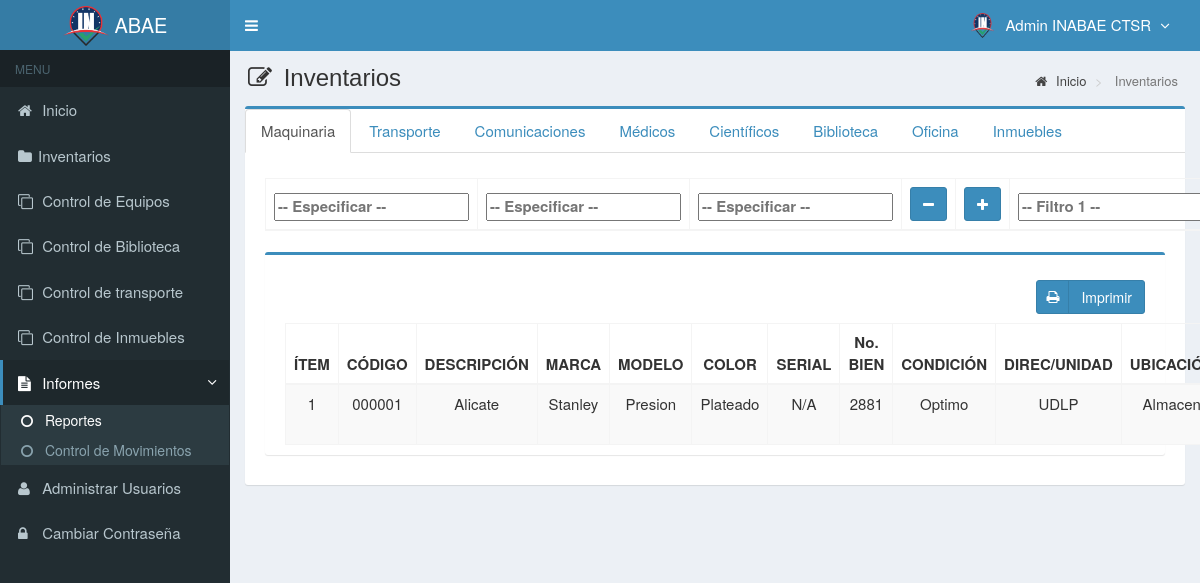
Page /main.php?module=stock_inventory (signed in) on the committed database.
### tables this page shows
CREATE TABLE `usuarios` (
  `id_user` int(3) NOT NULL,
  `username` varchar(50) NOT NULL,
  `name_user` varchar(50) NOT NULL,
  `cedula_user` int(20) NOT NULL,
  `password` varchar(50) NOT NULL,
  `email` varchar(50) DEFAULT NULL,
  `telefono` varchar(13) DEFAULT NULL,
  `foto` varchar(100) DEFAULT NULL,
  `permisos_acceso` varchar(30) NOT NULL,
  `status` enum('activo','bloqueado') NOT NULL DEFAULT 'activo',
  `created_at` timestamp NOT NULL DEFAULT CURRENT_TIMESTAMP,
  `updated_at` timestamp NOT NULL DEFAULT CURRENT_TIMESTAMP ON UPDATE CURRENT_TIMESTAMP,
  `sede` varchar(30) DEFAULT NULL
);

CREATE TABLE `inventario` (
  `categoria` varchar(300) NOT NULL,
  `codigo` varchar(10) NOT NULL,
  `serial` varchar(20) NOT NULL,
  `nombre` varchar(300) NOT NULL DEFAULT 'N/A',
  `marca` varchar(300) NOT NULL,
  `modelo` varchar(300) NOT NULL,
  `cantidad` int(10) NOT NULL DEFAULT '0',
  `clasificacion` varchar(300) NOT NULL DEFAULT 'N/A',
  `sede` varchar(300) NOT NULL,
  `pertenece` varchar(300) NOT NULL,
  `cedula` varchar(10) NOT NULL,
  `bienesN` varchar(20) NOT NULL,
  `color` varchar(10) NOT NULL,
  `descripcion` varchar(300) NOT NULL,
  `condicion` varchar(300) NOT NULL,
  `ubicacion` varchar(300) NOT NULL,
  `precio_compra` int(11) NOT NULL DEFAULT '0',
  `precio_venta` int(11) NOT NULL DEFAULT '0',
  `unidad` varchar(20) NOT NULL,
  `stock` int(11) NOT NULL DEFAULT '0',
  `estado` enum('chequeado','nochequeado') NOT NULL DEFAULT 'nochequeado',
  `created_user` int(3) NOT NULL,
  `created_date` timestamp NOT NULL DEFAULT CURRENT_TIMESTAMP,
  `updated_user` int(3) DEFAULT NULL,
  `updated_date` datetime NOT NULL DEFAULT CURRENT_TIMESTAMP,
  `tipo` varchar(300) DEFAULT NULL,
  `responsable` varchar(300) DEFAULT NULL,
  `uso` varchar(20) DEFAULT NULL,
  `detalles` varchar(300) NOT NULL DEFAULT 'N/A',
  `foto` varchar(100) DEFAULT NULL
);

### modules/stock_inventory/view2.php (the view, shortened to what this page needs)
<section class="content-header">
  <h1>
    <i class="fa fa-edit icon-title"></i> Inventarios
  </h1>
  <ol class="breadcrumb">
    <li><a href="?module=start"><i class="fa fa-home"></i> Inicio </a></li>
    <li class="active"> Inventarios </li>
  </ol>
</section>
<section class="content">
  <div class="row">
    <div class="col-md-12">
      <div class="box box-primary">
        <div role="tabpanel">
          <ul class="nav nav-tabs" role="tablist">
            <li role="presentation" class="active"><a href="#Maquinaria" aria-controls="" data-toggle="tab" role="tab">Maquinaria</a></li>
            <li role="presentation"><a href="#Transporte" aria-controls="" data-toggle="tab" role="tab">Transporte</a></li>
            <li role="presentation"><a href="#Comunicaciones" aria-controls="" data-toggle="tab" role="tab">Comunicaciones</a></li>
            <li role="presentation"><a href="#Medicos" aria-controls="" data-toggle="tab" role="tab">Médicos</a></li>
            <li role="presentation"><a href="#Cientificos" aria-controls="" data-toggle="tab" role="tab">Científicos</a></li>
            <li role="presentation"><a href="#biblioteca" aria-controls="" data-toggle="tab" role="tab">Biblioteca</a></li>
            <li role="presentation"><a href="#Oficina" aria-controls="" data-toggle="tab" role="tab">Oficina</a></li>
            <li role="presentation"><a href="#inmuebles" aria-controls="" data-toggle="tab" role="tab">Inmuebles</a></li>
          </ul>
          <div class="tab-content">
            <div role="tabpanel" class="tab-pane active" id="Maquinaria">
              <form role="form" class="form-horizontal" action="modules/stock_inventory/print_filter_Maquinaria.php" method="POST" target="_blank" target="_blank">
                <div class="box-body">
                  <form name="formulario" method="post" action="modules/stock_inventory/print_filter_Maquinaria.php" target="_blank">
                    <table id="dataTables1" class="table table-bordered table-striped table-hover">
                      <thead>
                        <tr>
                          <th class="center">
                            <input list="items_Maquinaria" type="text" name="filtrado_refri" id="ado" autocomplete="off" required="true" placeholder="-- Especificar --" onpaste="return false" onkeypress="return false" autocomplete="off">
                          </th>
                          <th class="center"><input list="items_Maquinaria" type="text" name="filtrado2_refri" id="ado2" placeholder="-- Especificar --" autocomplete="off" onpaste="return false" onkeypress="return false" autocomplete="off">
                          <th class="center"><input list="items_Maquinaria" type="text" name="filtrado3_refri" id="ado3" placeholder="-- Especificar --" autocomplete="off" onpaste="return false" onkeypress="return false" autocomplete="off">
                          <th class="center"> <a data-toggle="tooltip" class="btn btn-primary btn-mb" id="rbtn_o">
                              <i style="color:#fff" class="fa fa-minus"></i>
                          </th>
                          <th class="center"> <a data-toggle="tooltip" class="btn btn-primary btn-mb" id="rbtn_v">
                              <i style="color:#fff" class="fa fa-plus"></i>
                          </th>
                          <th class="center"> <input class="chosen-select" class="col-mb-2 form-control" class="col-mb-2 form-control" type="text" name="filtro_refri" id="rfiltro" value="" placeholder="-- Filtro 1 --"></th>
                          </th>
                        </tr>
                      </thead>
                    </table>
                  </form>
                  <div class="row">
                    <div class="col-md-12">
                      <div class="box box-primary">
                        <div class="box-body" id="contenido3">
                          <section>
                            <a class="btn btn-primary btn-social pull-right" href="modules/stock_inventory/print_Maquinaria.php" target="_blank">
                              <i class="fa fa-print"></i> Imprimir
                            </a>
                          </section>
                          <table id="dataTables2" class="table table-bordered table-striped table-hover">
                            <thead>
                              <tr>
                                <th class="center">ÍTEM</th>
                                <th class="center">CÓDIGO</th>
                                <th class="center">DESCRIPCIÓN</th>
                                <th class="center">MARCA</th>
                                <th class="center">MODELO</th>
                                <th class="center">COLOR</th>
                                <th class="center">SERIAL</th>
                                <th class="center">No. BIEN</th>
                                <th class="center">CONDICIÓN</th>
                                <th class="center">DIREC/UNIDAD</th>
                                <th class="center">UBICACIÓN</th>
                              </tr>
                            </thead>
                            <tbody>
                              <?php
                              $no = 1;
                              $query = mysqli_query($mysqli, "SELECT * FROM inventario WHERE categoria= 'Maquinaria' ORDER BY codigo DESC")
                                or die('error: ' . mysqli_error($mysqli));
                              while ($data = mysqli_fetch_assoc($query)) {
                                echo "<tr>
                                  <td width='50'  class='center'>$no</td>
                                  <td width='100' class='center'>$data[codigo]</td>
                                  <td width='100' class='center'>$data[descripcion]</td>
                                  <td width='100' class='center'>$data[marca]</td>
                                  <td width='100' class='center'>$data[modelo]</td>
                                  <td width='100' class='center'>$data[color]</td>
                                  <td width='100' class='center'>$data[serial]</td>
                                  <td width='100' class='center'>$data[bienesN]</td>
                                  <td width='100' class='center'>$data[condicion]</td>
                                  <td width='100' class='center'>$data[unidad]</td>
                                  <td width='100' class='center'>$data[ubicacion]</td>
                                  <td width='100' class='center'>$data[responsable]</td>
                                  <td width='100' class='center'>$data[cedula]</td>
                                  <td width='100' class='center'>$data[sede]</td>
                                  <td width='100' class='center'>$data[pertenece]</td>
                                  <td width='100' class='center'>
                                <div>
                                <a class='btn btn-primary btn-social pull-right' id='qr' data-toggle='modal' data-target='#exampleModal'>
                                      <i id='$data[codigo]' style='color:#000' class='fa fa-qrcode fa-2x'></i> QR
                                </a>";
                                $no++;
                              }
                              ?>
                            </tbody>
                          </table>
                        </div>
                      </div>
                    </div>
                  </div>
                </div>
              </form>
            </div>
        </div>
      </div>
    </div>
  </div>
</section>

### top-menu.php (shortened to what this page needs)
<?php
require_once "config/database.php";
$query = mysqli_query($mysqli, "SELECT id_user, name_user, foto, permisos_acceso FROM usuarios WHERE id_user='$_SESSION[id_user]'")
                                or die('error: '.mysqli_error($mysqli));
$data = mysqli_fetch_assoc($query);
?>
<li class="dropdown user user-menu">
  <a href="#" class="dropdown-toggle" data-toggle="dropdown">
  <?php
  if ($data['foto']=="") { ?>
    <img src="images/user/INABAE_Logo.png" class="user-image" alt="User Image"/>
  <?php
  }
  else { ?>
    <img src="images/user/<?php echo $data['foto']; ?>" class="user-image" alt="User Image"/>
  <?php
  }
  ?>
    <span class="hidden-xs"><?php echo $data['name_user']; ?> <i style="margin-left:5px" class="fa fa-angle-down"></i></span>
  </a>
</li>

### assets/css/style.css (style rules this page uses)
.btn-social *:first-child { border-right: 1px solid rgba(0, 0, 0, 0.1); bottom: 0; font-size: 1em !important; left: 0; line-height: 32px !important; position: absolute; text-align: center; top: 0; width: 32px !important; }
.content-header { padding: 15px 18px 0; position: relative; }
.content-header > .breadcrumb { background: transparent none repeat scroll 0 0; border-radius: 2px; float: right; font-size: 13px; margin-bottom: 0; margin-top: 0; padding: 7px 12px; position: absolute; right: 10px; top: 15px; }
.icon-title { margin-right: 5px; }
body { background-color: #fff; color: #333; font-size: 15px; line-height: 1.42857; }

### rows in the picture
usuarios: name_user "Admin INABAE CTSR"
inventario: codigo "000001", descripcion "Alicate", marca "Stanley", modelo "Presion", color "Plateado", serial "N/A", bienesN "2881", condicion "Optimo", unidad "UDLP", ubicacion "Almacen"
